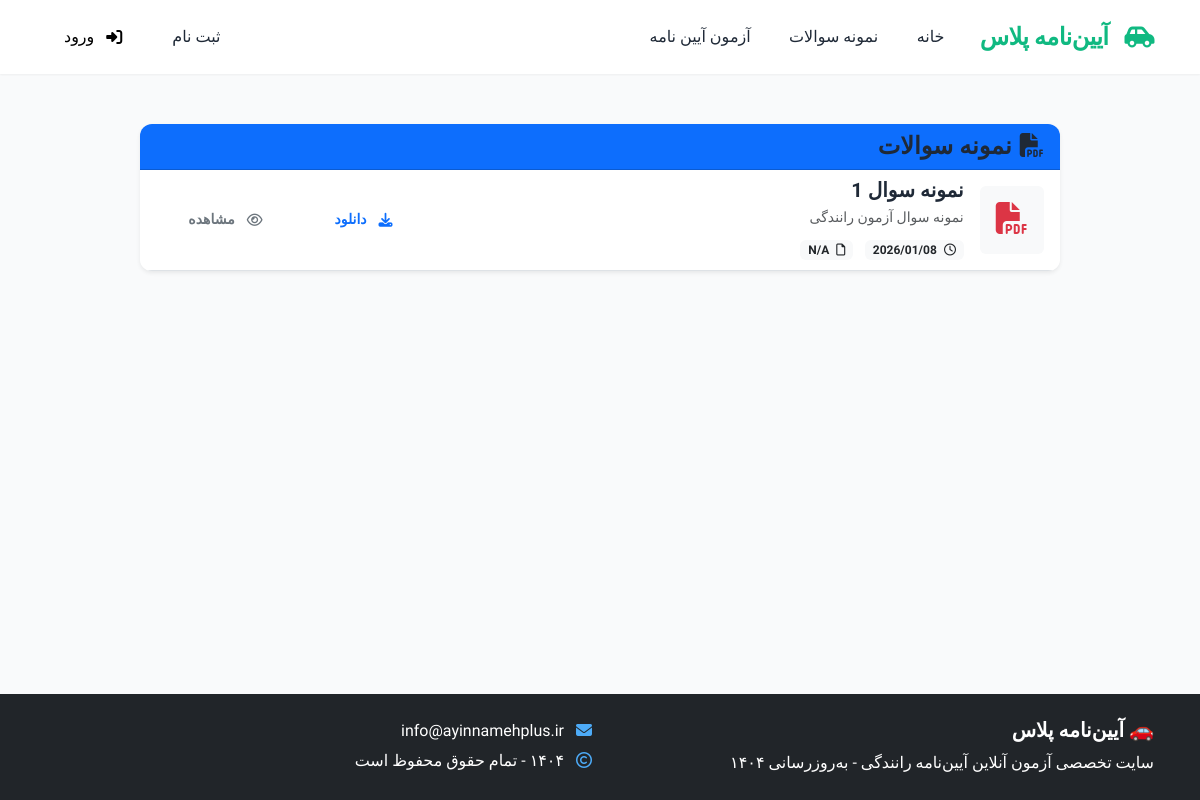
Screenshot of /questions/ with the database file from the repository.
### sample_questions/models.py (models this page shows, shortened)
class SampleQuestion(models.Model):
    title = models.CharField(max_length=200, verbose_name='عنوان سوال')
    description = models.TextField(verbose_name='توضیحات', blank=True, null=True)
    pdf_file = models.FileField(upload_to=question_pdf_path, verbose_name='فایل PDF سوالات')
    is_active = models.BooleanField(default=True, verbose_name='فعال/غیرفعال')
    created_at = models.DateTimeField(auto_now_add=True, verbose_name='تاریخ ایجاد')
    updated_at = models.DateTimeField(auto_now=True, verbose_name='تاریخ به‌روزرسانی')
    class Meta:
        verbose_name = 'نمونه سوال ها'
        verbose_name_plural = 'نمونه سوال ها'
        ordering = ['-created_at']
    def get_file_size(self):
        try:
            size = self.pdf_file.size
            if size < 1024 * 1024:  # Less than 1MB
                return f"{size / 1024:.1f} KB"
            return f"{size / (1024 * 1024):.1f} MB"
        except:
            return "N/A"

### sample_questions/views.py (the view)
# urls.py: path('', views.SampleQuestionListView.as_view(), name='question_list'),
class SampleQuestionListView(ListView):
    model = SampleQuestion
    template_name = 'sample_questions/question_list.html'
    context_object_name = 'question_papers'
    paginate_by = 10
    def get_queryset(self):
        return SampleQuestion.objects.filter(is_active=True).order_by('-created_at')

### sample_questions/templates/sample_questions/question_list.html (shortened to what this page needs)
{% extends 'shared/_layout.html' %}
{% load static %}
{% block content %}
    <div class="container py-5">
        <div class="row justify-content-center">
            <div class="col-lg-10">
                <div class="card shadow-sm border-0">
                    <div class="card-header bg-primary text-white">
                        <h4 class="mb-0"><i class="fas fa-file-pdf me-2"></i>نمونه سوالات</h4>
                    </div>
                    <div class="card-body p-0">
                        {% if question_papers %}
                            <div class="list-group list-group-flush">
                                {% for paper in question_papers %}
                                    <div class="list-group-item border-bottom">
                                        <div class="d-flex justify-content-between align-items-center">
                                            <div class="d-flex align-items-center">
                                                <div class="bg-light rounded p-3 me-3">
                                                    <i class="fas fa-file-pdf text-danger fa-2x"></i>
                                                </div>
                                                <div>
                                                    <h5 class="mb-1">{{ paper.title }}</h5>
                                                    {% if paper.description %}
                                                        <p class="text-muted small mb-0">{{ paper.description|truncatewords:20 }}</p>
                                                    {% endif %}
                                                    <div class="mt-2">
                                                        <span class="badge bg-light text-dark me-2">
                                                            <i class="far fa-clock me-1"></i>
                                                            {{ paper.created_at|date:"Y/m/d" }}
                                                        </span>
                                                        <span class="badge bg-light text-dark">
                                                            <i class="far fa-file me-1"></i>
                                                            {{ paper.get_file_size }}
                                                        </span>
                                                    </div>
                                                </div>
                                            </div>
                                            <div class="d-flex">
                                                <a href="{% url 'sample_questions:download_question_paper' paper.id %}"
                                                   class="btn btn-outline-primary btn-sm me-2"
                                                   title="دانلود سوالات"
                                                   download>
                                                    <i class="fas fa-download me-1"></i> دانلود
                                                </a>
                                                <a href="{{ paper.pdf_file.url }}"
                                                   class="btn btn-outline-secondary btn-sm"
                                                   title="مشاهده آنلاین"
                                                   target="_blank">
                                                    <i class="far fa-eye me-1"></i> مشاهده
                                                </a>
                                            </div>
                                        </div>
                                    </div>
                                {% endfor %}
                            </div>
                        {% endif %}
                    </div>
                </div>
            </div>
        </div>
    </div>
{% endblock %}

### static/css/style.css (style rules this page uses)
:root { --primary: #10B981; --primary-dark: #059669; --secondary: #3B82F6; --dark: #1F2937; --light: #F9FAFB; --gray: #6B7280; --light-gray: #E5E7EB; --danger: #EF4444; --warning: #F59E0B; --success: #10B981; --shadow-sm: 0 1px 2px 0 rgb(0 0 0 / 0.05); --shadow: 0 4px 6px -1px rgb(0 0 0 / 0.1), 0 2px 4px -2px rgb(0 0 0 / 0.1); --shadow-lg: 0 10px 15px -3px rgb(0 0 0 / 0.1), 0 4px 6px -4px rgb(0 0 0 / 0.1); --shadow-xl: 0 20px 25px -5px rgb(0 0 0 / 0.1), 0 8px 10px -6px rgb(0 0 0 / 0.1); --border-radius: 0.75rem; --transition: all 0.3s cubic-bezier(0.4, 0, 0.2, 1); }
* { margin: 0; padding: 0; box-sizing: border-box; -webkit-tap-highlight-color: transparent; }
html { font-size: 16px; scroll-behavior: smooth; -webkit-text-size-adjust: 100%; -webkit-font-smoothing: antialiased; -moz-osx-font-smoothing: grayscale; }
body { font-family: 'Vazirmatn', sans-serif; color: var(--dark); line-height: 1.6; background-color: var(--light); overflow-x: hidden; min-height: 100vh; display: flex; flex-direction: column; padding-top: 76px; }
h1, h2, h3, h4, h5, h6 { font-weight: 800; line-height: 1.2; margin-bottom: 1rem; color: var(--dark); }
h4 { font-size: 1.5rem; }
p { margin-bottom: 1.5rem; }
.container { width: 100%; padding-right: 1rem; padding-left: 1rem; margin-right: auto; margin-left: auto; }
.btn { padding: 0.75rem 2rem; border-radius: 0.5rem; font-weight: 600; transition: var(--transition); border: none; cursor: pointer; display: inline-flex; align-items: center; justify-content: center; gap: 0.5rem; text-decoration: none; }
.card { background: white; border-radius: var(--border-radius); box-shadow: var(--shadow); overflow: hidden; transition: var(--transition); height: 100%; border: none; }
.card-body { padding: 2rem; }
@media (min-width: 768px) { .container { max-width: 720px; } }
@media (min-width: 992px) { .container { max-width: 960px; } }
@media (min-width: 1200px) { .container { max-width: 1140px; } }

### static/css/header_footer.css (style rules this page uses)
html { scroll-behavior: smooth; }

### templates/shared/_layout.html (style rules this page uses)
html, body { height: 100%; margin: 0; }
body { display: flex; flex-direction: column; min-height: 100vh; padding-top: 76px; }

### sample_questions/templates/sample_questions/question_list.html (style rules this page uses)
.list-group-item { transition: all 0.2s; }
.btn-outline-primary { border-color: #0d6efd; color: #0d6efd; }
.card { border-radius: 0.75rem; overflow: hidden; }
.card-header { border-radius: 0 !important; }

### rows the page displays
SampleQuestion: title "نمونه سوال 1", description "نمونه سوال آزمون رانندگی", created_at "2026/01/08", get_file_size "N/A"
